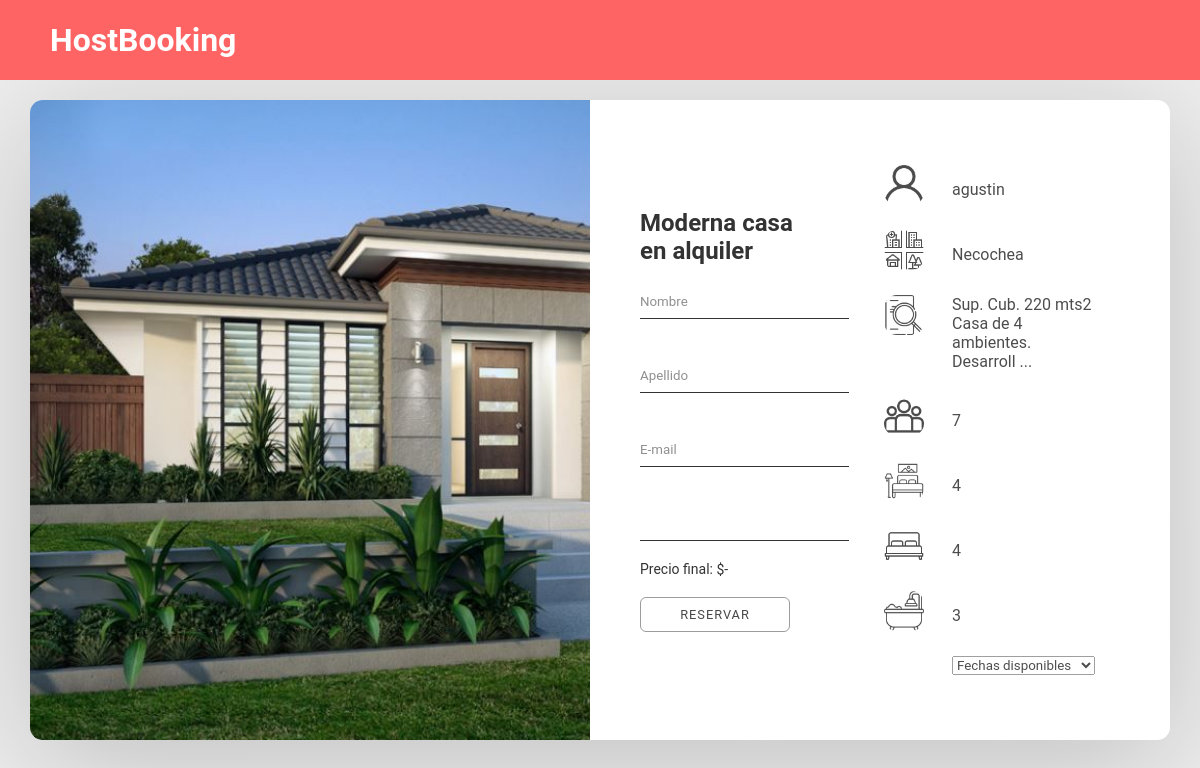
The app's page /property_page/?id_property=3 with its own data.
### hostapp/models.py (models this page shows, shortened)
class Property(models.Model):
    user = models.ForeignKey(User, on_delete=models.CASCADE, editable=False, null=True)
    city = models.ForeignKey(City, on_delete=models.CASCADE)
    price_per_day = models.DecimalField(max_digits=10, decimal_places=2, validators=[MinValueValidator(1)])
    title = models.CharField(max_length=50, verbose_name="Titulo de la Ficha")
    description = models.CharField(max_length=500, verbose_name="Descripcion de la Ficha")
    max_persons = models.PositiveIntegerField(verbose_name="Maximo personas", default=1)
    bedrooms = models.PositiveIntegerField(validators=[MinValueValidator(1)], verbose_name="Dormitorios", default=1)
    beds = models.PositiveIntegerField(validators=[MinValueValidator(1)], verbose_name="Camas", default=1)
    bathrooms = models.PositiveIntegerField(validators=[MinValueValidator(1)], verbose_name="Baños", default=1)
    image = models.ImageField(null=True)
    SERVICE_CHOICES = (
        ('Se admiten mascotas', 'Admiten mascotas'),
        ('Lugar de estacionamiento privado', 'Estacionamiento privado'),
        ('Lugar de estacionamiento gratuito techado', 'Estacionamiento gratuito techado'),
        ('Lugar de estacionamiento gratuito a la calle', 'Estacionamiento gratuito a la calle'),
        ('Internet', 'Internet'),
        ('Apto para familias y niños', 'Familias y niños'),
        ('Televisor', 'Televisor'),
        ('Elementos basicos para la playa', 'Elementos de playa'),
        ('Lavarropas', 'Lavarropas'),
        ('Servicios básicos de higiene', 'Servicios básicos de higiene'),
        ('Agua caliente', 'Agua caliente'),
        ('Aire acondicionado', 'Aire acondicionado'),
        ('Calefacción', 'Calefacción'),
        ('Elementos de cocina basicos', 'Cocina basica'),
        ('Microondas', 'Microondas'),
        ('Desayuno incluido', 'Desayuno incluido'),
        ('Patio trasero', 'Patio trasero'),
        ('Patio delantero', 'Patio delantero'),
        ('Balcón', 'Balcón'),
        ('Parrilla', 'Parrilla'),
        ('Frente a la playa', 'Frente a la playa'),
        ('A pocas cuadras de la playa', 'Cercano a la playa'),
        ('Botiquin', 'Botiquin'),
        ('Alarma', 'Alarma'),
        ('Detector de humo', 'Detector de humo'),
        ('Detector de monoxido de carbono', 'Detector monoxido de carbono'),
        ('Barrio privado', 'Barrio privado')
    )
    services = MultiSelectField(choices=SERVICE_CHOICES, min_choices=1, default="No tiene servicios")
    CATEGORY_CHOICES = (
        ('Bungaló', 'Bungaló'),
        ('Cabaña', 'Cabaña'),
        ('Casa Comunal', 'Casa Comunal'),
        ('Casa de Huéspedes', 'Casa de Huéspedes'),
        ('Casa Entera', 'Casa Entera'),
        ('Chalé', 'Chalé'),
        ('Departamento', 'Departamento'),
        ('Duplex', 'Duplex'),
        ('Loft', 'Loft'),
        ('Mansión', 'Mansión'),
        ('Villa Residencial', 'Villa Residencial'),
    )
    category = models.CharField(max_length=100, choices=CATEGORY_CHOICES)

class City(models.Model):
    name = models.CharField(max_length=100, unique=True)

### hostapp/views.py (the view)
# urls.py: path('property_page/', views.property_page),
def property_page(request):
    if request.GET["id_property"]:
        id_property = request.GET["id_property"]
        reservations_date_list = ReservationDate.objects.filter(property__id=request.GET["id_property"]).filter(
            reservation__id=None).order_by('date')
        property_aux = Property.objects.get(id=id_property)
        return render(request, template_name="property_page.html", context={'property_aux': property_aux, 'available_dates':reservations_date_list})

### hostapp/models.py (called while the page is built)
    def __str__(self):
        return self.date.strftime("%Y-%m-%d")

### hostapp/templates/property_page.html (shortened to what this page needs)
<!DOCTYPE html>
<html lang="en">
<head>
  {% load static %}
    <link rel="stylesheet" href="{% static 'css/style-single-page.css' %}">
    <link rel="stylesheet" type="text/css" href="https://cdn.jsdelivr.net/npm/daterangepicker/daterangepicker.css" />
</head>
<body>
    <header>
        <h1> <a href="../homescreen/" id="site-title"> HostBooking </a></h1>
    </header>
    <div class="container">
        <div class="img-container">
            <img src="{{ property_aux.image.url }}" alt="">
        </div>
        <div class="info-to-send">
            <h2>{{ property_aux.title }}</h2>
            <form action="../reservation/" method="POST">{% csrf_token %}
                <input type="text" name="nombre" placeholder="Nombre">
                <input type="text" name="apellido" placeholder="Apellido">
                <input type="email" name="email" placeholder="E-mail">
                <input type="text" name="daterange" id="date-range" onchange="chargeValues()" value="" />
                <p>Precio final: $<span id="final-price">-</span></p>
                <button type="submit">RESERVAR</button>
            </form>
        </div>
        <div class="info" style="display:grid; grid-template-columns: 15% 50%; grid-gap: 25px">
            <img class="img-info" src="{% static 'img/user.png'%}" alt=""><p>{{ property_aux.user.username }}</p>
            <img class="img-info" src="{% static 'img/city.png'%}" alt=""><p>{{ property_aux.city.name }}</p>
            <img class="img-info" src="{% static 'img/description.png'%}"  alt=""><p id="description" style="margin-top: 0!important"> {{ property_aux.description }}</p>
            <img class="img-info" src="{% static 'img/mx-persons.png'%}" alt=""><p>{{ property_aux.max_persons }}</p>
            <img class="img-info" src="{% static 'img/bedroom.png'%}" alt=""><p>{{ property_aux.bedrooms }}</p>
            <img class="img-info" src="{% static 'img/bed.png'%}" alt=""><p>{{ property_aux.beds }}</p>
            <img class="img-info" src="{% static 'img/bathroom.png'%}" alt=""><p>{{ property_aux.bathrooms }}</p>
            <p></p>
            <select name="" id="" style="width: 100%;">
                <option value="" selected disabled hidden>Fechas disponibles</option>
            </select>
        </div>
    </div>
</body>
</html>

### hostapp/static/css/style-single-page.css (style rules this page uses)
*,*::before,*::after { margin: 0; padding: 0; box-sizing: border-box; font-family: 'Roboto', sans-serif; }
body { background-color: #eee; padding-top: 100px; }
header { position: fixed; height: 80px; display: flex; top: 0; justify-content: space-between; width: 100vw; padding: 0 50px; line-height: 80px; background: #ff6464; color: white; z-index: 1000; }
.container { margin: auto; width: 95vw; height: 80vh; background-color: #fff; display: flex; box-shadow: 0 1.4rem 8rem rgba(0,0,0,.2); border-radius: .8rem; align-items: center; }
.container .img-container { min-width: 35rem; max-width: 35rem; contain: content; height: 100%; }
.container img { height: 100%; object-fit: cover; object-position: left; display: block; border-radius: .8rem; }
.container .info-to-send { margin-left: 50px; filter: opacity(0.8); }
.container .info-to-send form { display: flex; flex-direction: column; }
.container .info-to-send form input { margin-top: 20px; margin-bottom: 20px; height: 34px; border: none; border-bottom: 1px solid black; width: 120%; outline: none; }
.container .info-to-send form p { font-size: 14px; }
.container .info-to-send form button { display: inline-block; margin-top: 20px; letter-spacing: 1px; text-transform: uppercase; font-size: .8rem; color: rgb(27, 27, 27); background: transparent; border-radius: 6px; border: 1px solid rgba(0, 0, 0, 0.486); transition: 0.5s ease-out; height: 35px; cursor: pointer; width: 150px; }
.container .info { margin-left: 70px; filter: opacity(0.7); }
.container .info p { display: block; margin-top: 15px; }
.container .info .img-info { width: 40px; height: 40px; }
#site-title { color: white; text-decoration: none; }

### records on screen
Property: image (picture), title "Moderna casa en alquiler", user.username "agustin", city.name "Necochea", max_persons "7", bedrooms "4", beds "4", bathrooms "3"
